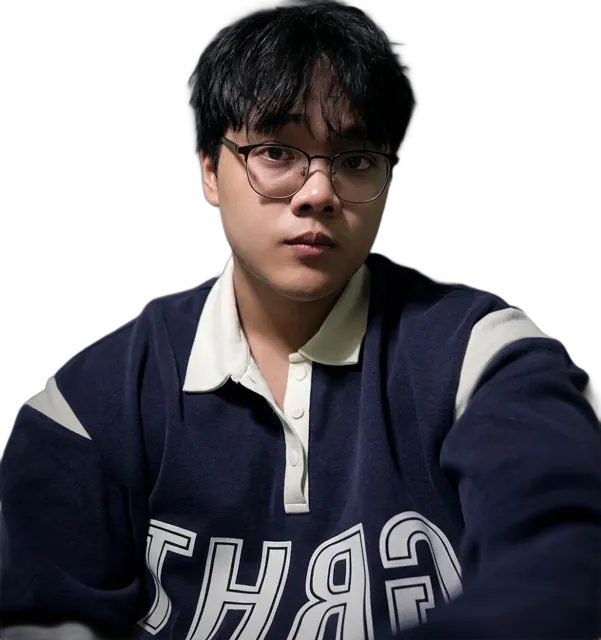
#> input picture scripts/media/portrait.webp, 601 x 640 px, found by its file name
$ python sample-portrait.py
#> lines starting #> are read from the running program, lines starting #| are printed output that depends on the picture
# Samples scripts/media/portrait.webp into particle points, like the portfolio's particle portrait:
# a jittered halftone grid where brighter areas get bigger, brighter dots (edges get a boost).
# Writes scripts/media/portrait-points.json as {aspect, points:[[u, v, b]]} with u, v in 0..1.
# Run once after changing the photo:  python3 scripts/sample-portrait.py   (needs Pillow)
import json, random
from PIL import Image, ImageFilter, ImageOps, ImageEnhance

random.seed(7)
COLS = 62
src = Image.open('scripts/media/portrait.webp').convert('RGBA')
#> src is the input picture: PIL image 601x640 RGBA; mean R, G, B, A 36, 34.5, 39.5, 162
aspect = src.height / src.width
#> aspect = 1.06
ROWS = round(COLS * aspect)
#> ROWS = 66
im = src.resize((COLS, ROWS), Image.LANCZOS)
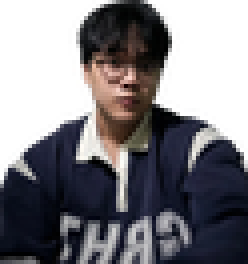
#> im: PIL image 62x66 RGBA (shown 4 times larger); mean R, G, B, A 37.8, 36.1, 41.1, 162.1; transparent parts drawn white
alpha = im.getchannel('A')
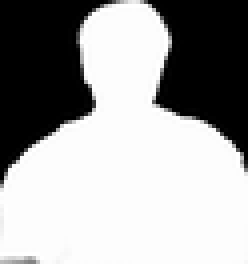
#> alpha: PIL image 62x66 L (shown 4 times larger); min 0, max 255, mean 162.1
grey = ImageEnhance.Contrast(ImageOps.autocontrast(im.convert('L'), cutoff=1)).enhance(1.25)
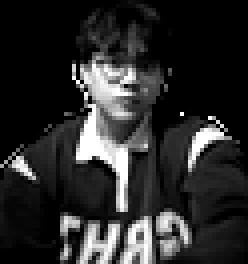
#> grey: PIL image 62x66 L (shown 4 times larger); min 0, max 255, mean 43
edges = grey.filter(ImageFilter.FIND_EDGES)
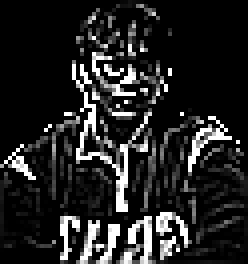
#> edges: PIL image 62x66 L (shown 4 times larger); min 0, max 255, mean 35.4
pts = []
for y in range(ROWS):
    for x in range(COLS):
        if alpha.getpixel((x, y)) < 140:
            continue
        b = min(1, grey.getpixel((x, y)) / 255 + edges.getpixel((x, y)) / 255 * 0.35)
        if b < 0.06:
            continue
        j = lambda: (random.random() - 0.5) * 0.35
        pts.append([round((x + 0.5 + j()) / COLS, 4), round((y + 0.5 + j()) / ROWS, 4), round(b, 2)])
#> after the loop, pts = 1919 items, first 6: [0.523, 0.0057, 0.1], [0.541, 0.0053, 0.07], [0.476, 0.022, 0.12], [0.522, 0.0228, 0.07], [0.538, 0.0224, 0.06], [0.554, 0.0206, 0.27]
json.dump({'aspect': round(aspect, 4), 'cols': COLS, 'points': pts}, open('scripts/media/portrait-points.json', 'w'), separators=(',', ':'))
print(len(pts), 'points')
#| 1919 points
